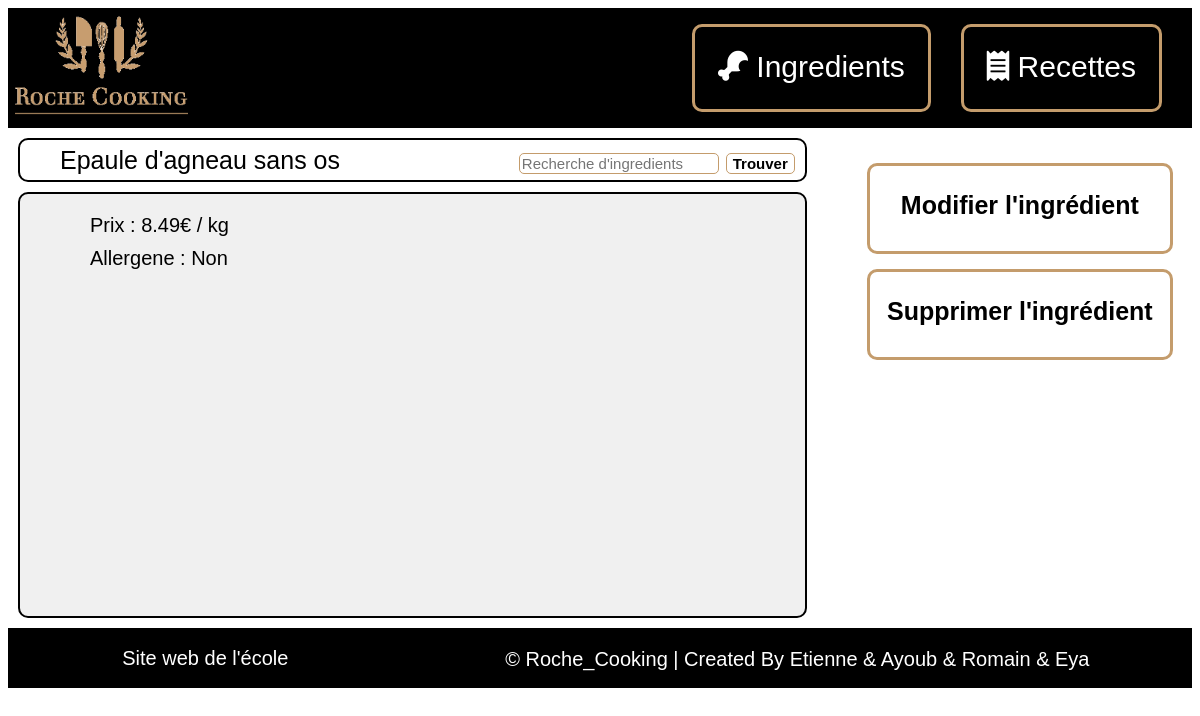
The page /index.php?action=read&idIngredient=34 on the database its author committed.
### tables this page shows
CREATE TABLE `ingredient` (
  `idIngredient` int(11) NOT NULL,
  `idTypeIngredient` int(11) NOT NULL,
  `idTVA` varchar(50) NOT NULL,
  `nomIngredient` varchar(50) NOT NULL,
  `unite` varchar(50) NOT NULL,
  `allergene` tinyint(1) NOT NULL,
  `prixUnitaire` decimal(10,2) NOT NULL
);

### index.php (called while the page is built, shortened)
<?php
        require_once File::build_path(array("controller", "routeur.php"));
?>

### model/Model.php (called while the page is built, shortened)
<?php
class Model {
    public static $pdo;
    public static function Init() {
        $hostname = Conf::getHostname();
        $database_name = Conf::getDatabase();
        $login = Conf::getLogin();
        $password = Conf::getPassword();
        try {
            self::$pdo = new PDO("mysql:host=$hostname;dbname=$database_name", $login, $password,
                    array(PDO::MYSQL_ATTR_INIT_COMMAND => "SET NAMES utf8"));
            self::$pdo->setAttribute(PDO::ATTR_ERRMODE, PDO::ERRMODE_EXCEPTION);
        } catch (PDOException $e) {
            if (Conf::getDebug()) {
                echo $e->getMessage();
            } else {
                echo 'Une erreur est survenue <a href=""> retour a la page d\'accueil </a>';
            }
            die();
        }
    }
    public static function select($primary_value) {
        $table_name = static::$object;
        $class_name = "Model" . ucfirst($table_name);
        $primary_key = static::$primary;
        try {
            $sql = "SELECT * from " . ucfirst($table_name) . " WHERE " . $primary_key . "=:nom_tag";
            $req_prep = Model::$pdo->prepare($sql);
            $values = array(
                "nom_tag" => $primary_value,
            );
            $req_prep->execute($values);
            $req_prep->setFetchMode(PDO::FETCH_CLASS, $class_name);
            $tab = $req_prep->fetchAll();
        } catch (Exception $ex) {
            echo $ex->getMessage();
        }
        return $tab[0];
    }
}

### model/ModelIngredient.php (called while the page is built, shortened)
<?php
require_once File::build_path(array("model", "Model.php"));
class ModelIngredient extends Model{
    private $idIngredient;
    private $nomIngredient;
    private $unite;
    private $allergene;
    private $prixUnitaire;
    function getIdIngredient() {
        return $this->idIngredient;
    }
    function getNomIngredient() {
        return $this->nomIngredient;
    }
    function getPrixUnitaire() {
        return $this->prixUnitaire;
    }
    function getUnite(){
        return $this->unite;
    }
    function getAllergene(){
        return $this->allergene;
    }
}

### view/ingredient/detail.php (the view, shortened to what this page needs)
<head>
    <link rel="stylesheet" type="text/css" href="style/style_contenu_bd.css">
    <link rel="stylesheet" type="text/css" href="style/style_bouton_gestion_bd.css">
</head>
<body>
    <div id="corps">
            <div id="fenetre">
                <div id="entete">
                    <ul>
                        <li><?php echo ucfirst($i->getNomIngredient());?></li>
                        <li>
                            <form method="GET" action="index.php" controller="ingredient">
                                <input id="barre_recherche" type="search" name="Recherche" placeholder="Recherche d'ingredients">
                                <input id="bouton_recherche" type="submit" value="Trouver">
                            </form>
                        </li>
                    </ul>
                </div>
                <div id="contenu">
                    <ul>
                        <li class="detail_ingr"><?php echo "Prix : " . htmlspecialchars($i->getPrixUnitaire()) . "€ / " . htmlspecialchars($i->getUnite());?></li>
                        <li class="detail_ingr"><?php echo "Allergene : " . (($i->getAllergene() == 1 ? "Oui" : "Non") . "</li>");?></li>
                    </ul>
                </div>
            </div>
            <div id="boutons">
                <ul>
                    <li class="case"><?php echo '<a href="index.php?action=update&controller=ingredient&idIngredient=' . rawurlencode($i->getIdIngredient()) . '"> Modifier l\'ingrédient </a>';?></li>
                    <li class="case"><?php echo '<a href="index.php?action=delete&controller=ingredient&idIngredient=' . rawurlencode($i->getIdIngredient()) . '" onclick="return confirm(\'Voulez vous supprimer cet ingrédient?\')"> Supprimer l\'ingrédient </a>';?></li>
                </ul>
            </div>
    </div>
</body>

### style/style.css (style rules this page uses)
#corps { background-color: white; display: flex; }
#fenetre { display: flex; flex-direction: column; width: 70%; height: 500px; }

### style/style_contenu_bd.css (style rules this page uses)
#entete { margin: 10px; margin-bottom: 0px; border: solid black 2px; border-radius: 10px; display: flex; height: 40px; align-items: center; font-size: 25px; font-family: 'Arial','Verdana'; }
#entete ul { display: flex; list-style: none; width: 100%; justify-content: space-between; }
#entete ul li { margin-right: 10px; }
#contenu { border: solid black 2px; border-radius: 10px; background-color: rgb(240, 240, 240); padding-right: 30px; padding-left: 30px; margin: 10px; height: 440px; overflow-y: scroll; text-align: justify; font-size: 20px; font-family: 'Arial','Verdana'; }
#barre_recherche { font-size: 15px; padding-left: 2px; border:solid 1px rgb(196, 156, 108); border-radius: 5px; width: 200px; }
#bouton_recherche { border:solid 1px rgb(196, 156, 108); border-radius: 5px; background-color: transparent; font-size: 15px; font-weight: bold; transition: 400ms; }
.detail_ingr { list-style: none; padding-bottom: 10px; }

### style/style_bouton_gestion_bd.css (style rules this page uses)
#boutons { display: flex; height: 480px; width: 30%; margin: 10px; font-size: 25px; font-weight: bold; font-family: 'Arial','Verdana'; }
#boutons ul { display: flex; flex-direction: column; justify-content: top; align-items: center; list-style: none; width: 100%; margin-right: 10px; padding-right: 15px; }
#boutons li { margin-bottom: 15px; border-style: solid; border-color: rgb(196, 156, 108); border-radius: 10px; }
.case { width: 300px; height: 60px; text-align: center; padding-top: 25px; }
.case a { text-decoration: none; color: black; transition: 400ms; }

### rows shown on the page
ingredient: nomIngredient "Epaule d'agneau sans os", prixUnitaire "8.49", unite "kg"
